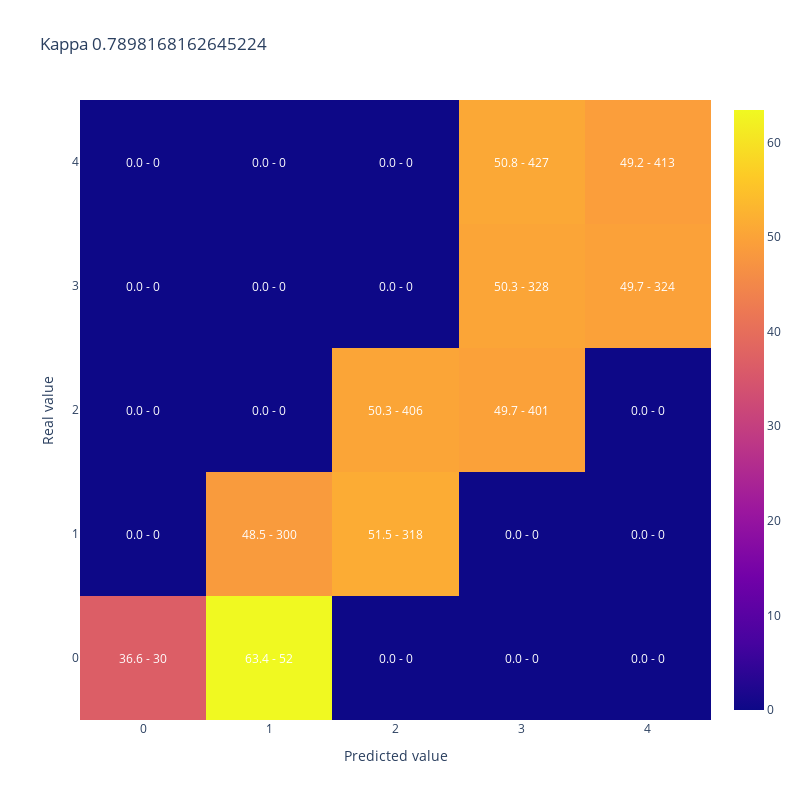

Source (notebook cell):
### Code cell
#A modo de ejemplo muestro kappa y matriz de confusion para 50% de aciertos donde los errores quedan cerca de la clase correcta
y_simulado_cerca = [y_test.iloc[sample] if random_list[sample]<50/100 else y_cerca[sample] for sample in range(len(y_test))]

display(plot_confusion_matrix(y_test,y_simulado_cerca, 
                              title = "Kappa " + str(cohen_kappa_score(y_test,y_simulado_cerca, weights = 'quadratic'))))

### Figure 1 — Plotly figure (JSON) as saved in the notebook; plotly's stock layout.template omitted (floating-point values rounded to 4 significant figures)
{"data": [{"type": "heatmap", "x": [0, 1, 2, 3, 4], "y": [0, 1, 2, 3, 4], "z": [[36.59, 63.41, 0, 0, 0], [0, 48.54, 51.46, 0, 0], [0, 0, 50.31, 49.69, 0], [0, 0, 0, 50.31, 49.69], [0, 0, 0, 50.83, 49.17]]}], "layout": {"annotations": [{"font": {"color": "white"}, "showarrow": false, "text": "36.6 - 30", "x": 0, "xref": "x", "y": 0, "yref": "y"}, {"font": {"color": "white"}, "showarrow": false, "text": "63.4 - 52", "x": 1, "xref": "x", "y": 0, "yref": "y"}, {"font": {"color": "white"}, "showarrow": false, "text": "0.0 - 0", "x": 2, "xref": "x", "y": 0, "yref": "y"}, {"font": {"color": "white"}, "showarrow": false, "text": "0.0 - 0", "x": 3, "xref": "x", "y": 0, "yref": "y"}, {"font": {"color": "white"}, "showarrow": false, "text": "0.0 - 0", "x": 4, "xref": "x", "y": 0, "yref": "y"}, {"font": {"color": "white"}, "showarrow": false, "text": "0.0 - 0", "x": 0, "xref": "x", "y": 1, "yref": "y"}, {"font": {"color": "white"}, "showarrow": false, "text": "48.5 - 300", "x": 1, "xref": "x", "y": 1, "yref": "y"}, {"font": {"color": "white"}, "showarrow": false, "text": "51.5 - 318", "x": 2, "xref": "x", "y": 1, "yref": "y"}, {"font": {"color": "white"}, "showarrow": false, "text": "0.0 - 0", "x": 3, "xref": "x", "y": 1, "yref": "y"}, {"font": {"color": "white"}, "showarrow": false, "text": "0.0 - 0", "x": 4, "xref": "x", "y": 1, "yref": "y"}, {"font": {"color": "white"}, "showarrow": false, "text": "0.0 - 0", "x": 0, "xref": "x", "y": 2, "yref": "y"}, {"font": {"color": "white"}, "showarrow": false, "text": "0.0 - 0", "x": 1, "xref": "x", "y": 2, "yref": "y"}, {"font": {"color": "white"}, "showarrow": false, "text": "50.3 - 406", "x": 2, "xref": "x", "y": 2, "yref": "y"}, {"font": {"color": "white"}, "showarrow": false, "text": "49.7 - 401", "x": 3, "xref": "x", "y": 2, "yref": "y"}, {"font": {"color": "white"}, "showarrow": false, "text": "0.0 - 0", "x": 4, "xref": "x", "y": 2, "yref": "y"}, {"font": {"color": "white"}, "showarrow": false, "text": "0.0 - 0", "x": 0, "xref": "x", "y": 3, "yref": "y"}, {"font": {"color": "white"}, "showarrow": false, "text": "0.0 - 0", "x": 1, "xref": "x", "y": 3, "yref": "y"}, {"font": {"color": "white"}, "showarrow": false, "text": "0.0 - 0", "x": 2, "xref": "x", "y": 3, "yref": "y"}, {"font": {"color": "white"}, "showarrow": false, "text": "50.3 - 328", "x": 3, "xref": "x", "y": 3, "yref": "y"}, {"font": {"color": "white"}, "showarrow": false, "text": "49.7 - 324", "x": 4, "xref": "x", "y": 3, "yref": "y"}, {"font": {"color": "white"}, "showarrow": false, "text": "0.0 - 0", "x": 0, "xref": "x", "y": 4, "yref": "y"}, {"font": {"color": "white"}, "showarrow": false, "text": "0.0 - 0", "x": 1, "xref": "x", "y": 4, "yref": "y"}, {"font": {"color": "white"}, "showarrow": false, "text": "0.0 - 0", "x": 2, "xref": "x", "y": 4, "yref": "y"}, {"font": {"color": "white"}, "showarrow": false, "text": "50.8 - 427", "x": 3, "xref": "x", "y": 4, "yref": "y"}, {"font": {"color": "white"}, "showarrow": false, "text": "49.2 - 413", "x": 4, "xref": "x", "y": 4, "yref": "y"}], "height": 800, "title": {"text": "Kappa 0.7898168162645224"}, "width": 800, "xaxis": {"title": {"text": "Predicted value"}}, "yaxis": {"title": {"text": "Real value"}}}}
